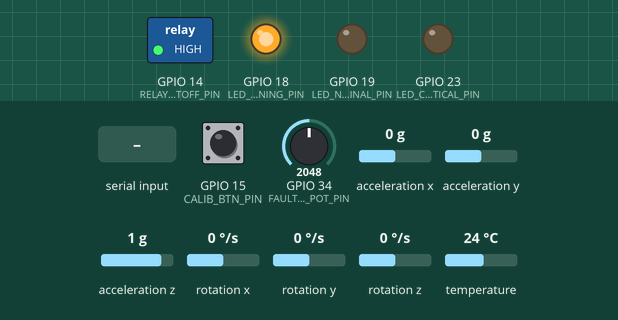
Simulated run of this sketch. Board: ESP32. Shown: switched loads named in the sketch (green lamp = pin HIGH), output pins drawn as LEDs (lit = HIGH). Dashed ring = blinking. The inputs (shaded band) are chosen by the test bench; at power-on: GPIO 34 (FAULT_SIM_POT_PIN) = 2048, acceleration x 0 g, GPIO 15 (CALIB_BTN_PIN) HIGH, acceleration y 0 g, acceleration z 1 g, rotation x 0 °/s, rotation y 0 °/s, rotation z 0 °/s, temperature 24 °C (analog values on the 0–4095 scale). What the sketch prints to the serial monitor is not drawn.

Above: at 1.4 s.
1.5 s: "CALIBRATE\n" received over Serial
At 3.7 s:
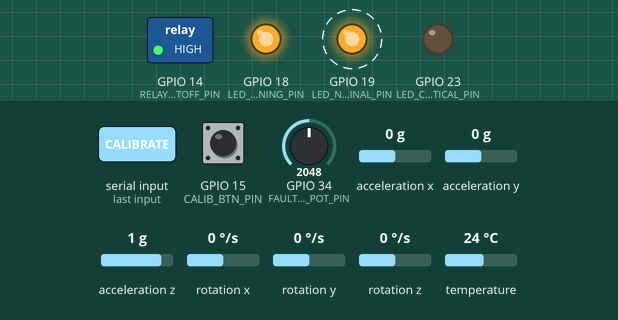
5.4 s: GPIO 34 (FAULT_SIM_POT_PIN) set to 2866
9.3 s: acceleration x set to -0.8 g
11.9 s: acceleration x set to -1.1 g
At 14.5 s:
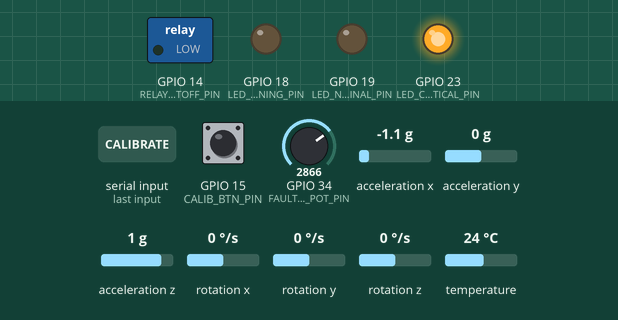
15.0 s: GPIO 15 (CALIB_BTN_PIN) pulled LOW for 0.15 s
At 15.5 s:
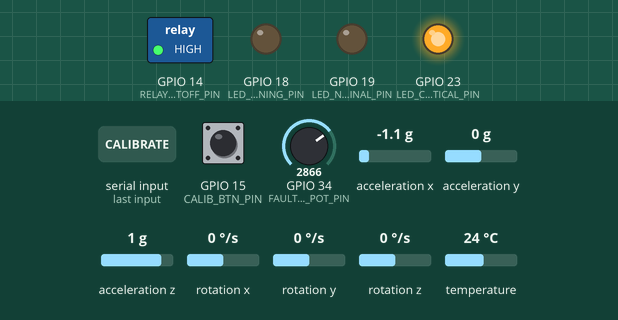
18.5 s: "RESET\n" received over Serial
At 23.23 s:
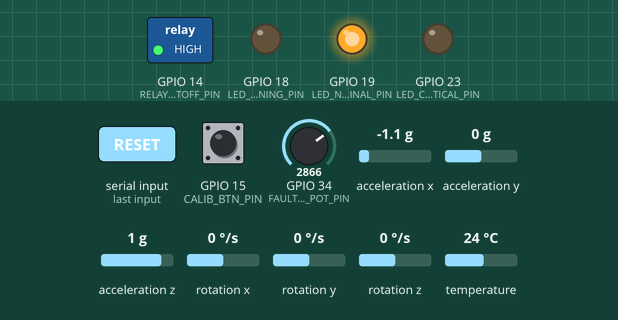
Timing chart, 0 to 23.4 s (numbered marks = the images above; inputs shaded):
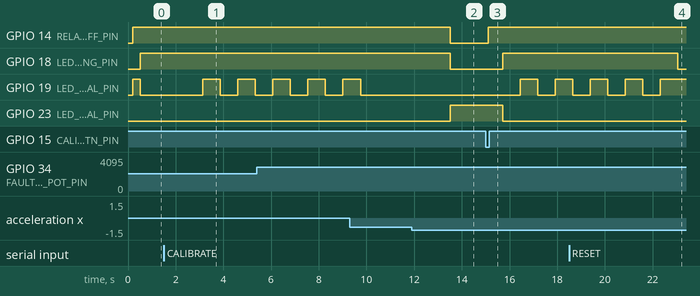

Measured:
- the behaviour switches between -0.9 and -1 g on acceleration x (found by bisection; images 1 and 2)
- after the input at 1.5 s, GPIO 19 (LED_NOMINAL_PIN): alternates HIGH for 0.73 s and LOW for 0.73 s, starting after 1.6 s
- after the input at 11.9 s, GPIO 14 (RELAY_CUTOFF_PIN), GPIO 18 (LED_WARNING_PIN): HIGH → LOW after 1.6 s; GPIO 23 (LED_CRITICAL_PIN): LOW → HIGH after 1.6 s
- after the input at 15.0 s, GPIO 14 (RELAY_CUTOFF_PIN): LOW → HIGH after 0.12 s; GPIO 18 (LED_WARNING_PIN): LOW → HIGH after 0.71 s; GPIO 19 (LED_NOMINAL_PIN): LOW → HIGH after 1.4 s, → LOW 0.73 s later, → HIGH 0.73 s later; GPIO 23 (LED_CRITICAL_PIN): HIGH → LOW after 0.71 s

The sketch:

ml_motor_anomaly_detector.ino
```cpp
/**
 * @file ml_motor_anomaly_detector.ino
 * @brief Project 14: Unsupervised Motor Predictive Maintenance & Anomaly Detector
 *        (8 -> 3 -> 8 Symmetric Autoencoder + K-Means Clustering + On-Device Calibration)
 *
 * Target Hardware: ESP32
 * Sensors & Inputs:
 *   - 3-Axis MEMS Accelerometer (MPU6050 / ADXL345 on I2C 0x68/0x53) sampled at 200 Hz
 *   - Fault / Vibration Load Simulator Potentiometer (GPIO 34) for interactive Wokwi testing
 *   - On-Device Self-Learning Calibration Button (GPIO 15) / Serial Command `CALIBRATE`
 * Actuators:
 *   - Protective Motor Cutoff Relay (GPIO 14 — trips OFF automatically on severe anomaly)
 *   - Status LEDs: Green Nominal (GPIO 19), Yellow Warning (GPIO 18), Red Critical Trip (GPIO 23)
 *
 * Predictive Maintenance Capabilities:
 *   - Extracts an 8-dimensional time/frequency vibration signature every 128 samples (640 ms)
 *   - Computes Autoencoder Reconstruction Error (MSE) + K-Means Centroid assignment
 *   - Interactive On-Device Calibration (`CALIBRATE`) learns the baseline vibration signature of
 *     any fan, pump, or compressor over 10 windows without retraining in Python!
 */

#include <Arduino.h>
#include <Wire.h>
#include <Adafruit_MPU6050.h>
#include <Adafruit_Sensor.h>
#include "motor_autoencoder.h"

// ============================================================================
// Hardware Pin Definitions & Sampling Constants
// ============================================================================
#define I2C_SDA_PIN            21
#define I2C_SCL_PIN            22

#define FAULT_SIM_POT_PIN      34   // Wokwi dial to sweep through Nominal -> Imbalance -> Bearing -> Loose Bolt
#define CALIB_BTN_PIN          15   // Pushbutton to trigger On-Device Self-Learning Calibration

#define RELAY_CUTOFF_PIN       14   // Protective motor power relay (HIGH = Motor Running, LOW = Tripped)
#define LED_NOMINAL_PIN        19
#define LED_WARNING_PIN        18
#define LED_CRITICAL_PIN       23

#define VIB_WINDOW_SAMPLES     128
#define VIB_SAMPLE_RATE_HZ     200
#define CALIBRATION_WINDOWS    10   // Number of 128-sample windows collected during CALIBRATE
#define TRIP_CONSECUTIVE_LIMIT 2    // Consecutive severe windows before latching relay cutoff

#define GRAVITY_MSS            9.80665f

// ============================================================================
// Global State & Instances
// ============================================================================
Adafruit_MPU6050 mpu;
MotorAnomalyEngine anomalyEngine;

bool hasImu = false;
bool isCalibrating = false;
uint8_t calibWindowsRemaining = 0;

bool relayTripped = false;
uint8_t consecutiveSevereCount = 0;
uint32_t frameCounter = 0;

// Forced fault mode via Serial ('NORMAL', 'IMBALANCE', 'BEARING', 'LOOSE', 'AUTO')
int8_t serialFaultOverride = -1; // -1 = use potentiometer + physical IMU

// ============================================================================
// High-Rate 3-Axis Vibration Capture & Feature Extraction
// ============================================================================

/**
 * @brief Acquire 128 samples of 3-axis vibration at 200 Hz and compute the 8-element feature vector:
 *        [RMS_x, RMS_y, RMS_z, PeakToPeak, CrestFactor, KurtosisProxy, HFRatio, RadialVerticalRatio]
 */
void captureAndExtractVibrationFeatures(float features[MOTOR_FEAT_DIM]) {
    int potRaw = analogRead(FAULT_SIM_POT_PIN);
    float dialNorm = static_cast<float>(potRaw) / 4095.0f;

    // Determine active synthetic fault regime if overridden or rotated in Wokwi
    uint8_t simRegime = MOTOR_NOMINAL_HEALTHY;
    if (serialFaultOverride >= 0) {
        simRegime = static_cast<uint8_t>(serialFaultOverride);
    } else if (dialNorm < 0.28f) {
        simRegime = MOTOR_NOMINAL_HEALTHY;
    } else if (dialNorm < 0.55f) {
        simRegime = MOTOR_SHAFT_IMBALANCE_1X;
    } else if (dialNorm < 0.80f) {
        simRegime = MOTOR_BEARING_WEAR_SPALLING;
    } else {
        simRegime = MOTOR_LOOSE_MOUNTING_SEVERE;
    }

    float sumX2 = 0.0f, sumY2 = 0.0f, sumZ2 = 0.0f;
    float sumMag2 = 0.0f, sumMag4 = 0.0f;
    float minMag = 100.0f, maxMag = 0.0f;
    float sumHfDiff2 = 0.0f;
    float prevMag = 0.0f;

    for (uint16_t i = 0; i < VIB_WINDOW_SAMPLES; i++) {
        float t = static_cast<float>(i) / static_cast<float>(VIB_SAMPLE_RATE_HZ);
        float ax = 0.0f, ay = 0.0f, az = 0.0f;

        if (hasImu) {
            sensors_event_t a, g, temp;
            mpu.getEvent(&a, &g, &temp);
            ax = a.acceleration.x / GRAVITY_MSS;
            ay = a.acceleration.y / GRAVITY_MSS;
            az = (a.acceleration.z / GRAVITY_MSS) - 1.0f;
        }

        // Superimpose physically accurate rotating-machinery rotational harmonics (30 Hz = 1800 RPM synchronous speed)
        float omega1X = 2.0f * PI * 30.0f * t;
        float omegaBF = 2.0f * PI * 85.0f * t; // Ball-pass outer race (BPFO) bearing frequency

        if (simRegime == MOTOR_NOMINAL_HEALTHY) {
            ax += 0.165f * sinf(omega1X);
            ay += 0.165f * cosf(omega1X);
            az += 0.195f * sinf(omega1X + 0.4f);
        } else if (simRegime == MOTOR_SHAFT_IMBALANCE_1X) {
            // Unbalanced rotor mass produces dominant 1X radial centrifugal force (ax, ay >> az)
            ax += 0.56f * sinf(omega1X);
            ay += 0.55f * cosf(omega1X);
            az += 0.24f * sinf(omega1X);
        } else if (simRegime == MOTOR_BEARING_WEAR_SPALLING) {
            // Bearing raceway spalling produces high-frequency repetitive micro-impacts (high Crest & Kurtosis)
            ax += 0.24f * sinf(omega1X) + 0.18f * sinf(omegaBF);
            ay += 0.24f * cosf(omega1X) + 0.18f * cosf(omegaBF);
            az += 0.26f * sinf(omega1X);
            if (i % 16 == 0) {
                ax += 0.95f;
                ay += 0.85f;
                az += 1.05f;
            }
        } else if (simRegime == MOTOR_LOOSE_MOUNTING_SEVERE) {
            // Structural looseness causes violent sub-harmonic/2X vertical Z-axis slamming
            ax += 0.45f * sinf(omega1X);
            ay += 0.44f * cosf(omega1X);
            az += 0.98f * sinf(2.0f * omega1X) + ((i % 12 == 0) ? 1.45f : -0.35f);
        }

        sumX2 += ax * ax;
        sumY2 += ay * ay;
        sumZ2 += az * az;

        float mag = sqrtf(ax * ax + ay * ay + az * az);
        float mag2 = mag * mag;
        sumMag2 += mag2;
        sumMag4 += mag2 * mag2;

        if (mag < minMag) minMag = mag;
        if (mag > maxMag) maxMag = mag;

        if (i > 0) {
            float diff = mag - prevMag;
            sumHfDiff2 += diff * diff;
        }
        prevMag = mag;
    }

    const float N = static_cast<float>(VIB_WINDOW_SAMPLES);
    float rmsX   = sqrtf(sumX2 / N);
    float rmsY   = sqrtf(sumY2 / N);
    float rmsZ   = sqrtf(sumZ2 / N);
    float rmsMag = sqrtf(sumMag2 / N) + 1e-5f;

    float peakToPeak  = maxMag - minMag;
    float crestFactor = maxMag / rmsMag;
    float kurtosis    = (sumMag4 / N) / ((sumMag2 / N) * (sumMag2 / N) + 1e-6f);
    float hfRatio     = constrain(sumHfDiff2 / (2.5f * sumMag2 + 1e-5f), 0.02f, 1.00f);
    float radialVert  = (rmsX + rmsY) / (2.0f * rmsZ + 1e-4f);

    features[0] = rmsX;
    features[1] = rmsY;
    features[2] = rmsZ;
    features[3] = peakToPeak;
    features[4] = crestFactor;
    features[5] = kurtosis;
    features[6] = hfRatio;
    features[7] = radialVert;
}

// ============================================================================
// Calibration, Relay Protection & Command Handling
// ============================================================================
void startOnDeviceCalibration() {
    isCalibrating = true;
    calibWindowsRemaining = CALIBRATION_WINDOWS;
    relayTripped = false;
    consecutiveSevereCount = 0;
    digitalWrite(RELAY_CUTOFF_PIN, HIGH);
    anomalyEngine.beginCalibration();

    Serial.println(F("\n[CALIBRATE] >>> Starting On-Device Self-Learning Calibration (10 windows)..."));
    Serial.println(F("[CALIBRATE] >>> Learning normal 8-D vibration manifold & K-Means Centroid 0..."));
}

void resetRelayTrip() {
    relayTripped = false;
    consecutiveSevereCount = 0;
    digitalWrite(RELAY_CUTOFF_PIN, HIGH);
    Serial.println(F("[PROTECTION] Motor Cutoff Relay RESET -> Motor power restored (GPIO 14 = HIGH)."));
}

void handleSerialInput() {
    if (!Serial.available()) return;
    String cmd = Serial.readStringUntil('\n');
    cmd.trim();
    cmd.toUpperCase();

    if (cmd == "CALIBRATE" || cmd == "CALIB") {
        startOnDeviceCalibration();
    } else if (cmd == "RESET") {
        resetRelayTrip();
    } else if (cmd == "NORMAL") {
        serialFaultOverride = MOTOR_NOMINAL_HEALTHY;
        Serial.println(F("[SIM] Injected regime: NOMINAL_HEALTHY"));
    } else if (cmd == "IMBALANCE") {
        serialFaultOverride = MOTOR_SHAFT_IMBALANCE_1X;
        Serial.println(F("[SIM] Injected regime: SHAFT_IMBALANCE_1X"));
    } else if (cmd == "BEARING") {
        serialFaultOverride = MOTOR_BEARING_WEAR_SPALLING;
        Serial.println(F("[SIM] Injected regime: BEARING_WEAR_SPALLING"));
    } else if (cmd == "LOOSE") {
        serialFaultOverride = MOTOR_LOOSE_MOUNTING_SEVERE;
        Serial.println(F("[SIM] Injected regime: LOOSE_MOUNTING_SEVERE"));
    } else if (cmd == "AUTO") {
        serialFaultOverride = -1;
        Serial.println(F("[SIM] Returned to Wokwi Potentiometer + Physical IMU control."));
    }
}

// ============================================================================
// Setup & Main Loop
// ============================================================================
void setup() {
    Serial.begin(115200);
    delay(200);

    pinMode(CALIB_BTN_PIN,    INPUT_PULLUP);
    pinMode(RELAY_CUTOFF_PIN, OUTPUT);
    pinMode(LED_NOMINAL_PIN,  OUTPUT);
    pinMode(LED_WARNING_PIN,  OUTPUT);
    pinMode(LED_CRITICAL_PIN, OUTPUT);

    digitalWrite(RELAY_CUTOFF_PIN, HIGH); // Motor energized initially
    digitalWrite(LED_NOMINAL_PIN,  HIGH);
    digitalWrite(LED_WARNING_PIN,  LOW);
    digitalWrite(LED_CRITICAL_PIN, LOW);

    analogReadResolution(12);
    Wire.begin(I2C_SDA_PIN, I2C_SCL_PIN);

    if (mpu.begin(0x68, &Wire)) {
        hasImu = true;
        mpu.setAccelerometerRange(MPU6050_RANGE_8_G);
        mpu.setFilterBandwidth(MPU6050_BAND_94_HZ);
        Serial.println(F("[INIT] 3-Axis Accelerometer initialized (+/-8g, 94 Hz bandwidth)."));
    } else {
        Serial.println(F("[INIT] Using Wokwi Rotating Machinery Harmonic Synthesizer + Fault Dial (GPIO 34)."));
    }

    Serial.println(F("===================================================================================="));
    Serial.println(F(" Project 14: Unsupervised Motor Anomaly Detector (Autoencoder 8->3->8 + K-Means)"));
    Serial.println(F(" Commands: 'CALIBRATE', 'RESET', 'NORMAL', 'IMBALANCE', 'BEARING', 'LOOSE', 'AUTO'"));
    Serial.println(F("===================================================================================="));
}

void loop() {
    handleSerialInput();

    if (digitalRead(CALIB_BTN_PIN) == LOW && !isCalibrating) {
        startOnDeviceCalibration();
        delay(300);
    }

    frameCounter++;
    float features[MOTOR_FEAT_DIM];
    captureAndExtractVibrationFeatures(features);

    // 1. Handle On-Device Calibration Mode
    if (isCalibrating) {
        anomalyEngine.accumulateCalibrationSample(features);
        calibWindowsRemaining--;

        digitalWrite(LED_NOMINAL_PIN,  (calibWindowsRemaining % 2 == 0) ? HIGH : LOW);
        digitalWrite(LED_WARNING_PIN,  HIGH);
        digitalWrite(LED_CRITICAL_PIN, LOW);

        Serial.printf(
            "[CALIB %2u/%2u] Learning Baseline -> RMS=[%.3f, %.3f, %.3f]g | P2P=%.2fg | Crest=%.2f | HF=%.2f\n",
            CALIBRATION_WINDOWS - calibWindowsRemaining,
            CALIBRATION_WINDOWS,
            anomalyEngine.baselineMean[0],
            anomalyEngine.baselineMean[1],
            anomalyEngine.baselineMean[2],
            anomalyEngine.baselineMean[3],
            anomalyEngine.baselineMean[4],
            anomalyEngine.baselineMean[6]
        );

        if (calibWindowsRemaining == 0) {
            isCalibrating = false;
            Serial.println(F("[CALIBRATE] >>> On-Device Calibration COMPLETE! Autoencoder & K-Means anchored.\n"));
        }
        delay(450);
        return;
    }

    // 2. Run Unsupervised Autoencoder + K-Means Inference
    float mseError = 0.0f;
    float clusterDist = 0.0f;
    uint32_t t0 = micros();
    uint8_t healthState = anomalyEngine.evaluate(features, &mseError, &clusterDist);
    uint32_t inferenceUs = micros() - t0;

    // 3. Evaluate Protective Relay Cutoff & Status LEDs
    if (healthState == MOTOR_LOOSE_MOUNTING_SEVERE || mseError >= anomalyEngine.mseCriticalThreshold) {
        consecutiveSevereCount++;
        if (consecutiveSevereCount >= TRIP_CONSECUTIVE_LIMIT && !relayTripped) {
            relayTripped = true;
            digitalWrite(RELAY_CUTOFF_PIN, LOW); // Cut power to protect motor bearings/shaft
            Serial.println(F("[CRITICAL ALARM] >>> MSE Exceeded Safety Limit! Protective Relay TRIPPED (GPIO 14 = LOW)!"));
        }
    } else {
        if (consecutiveSevereCount > 0) consecutiveSevereCount--;
    }

    if (relayTripped) {
        digitalWrite(LED_NOMINAL_PIN,  LOW);
        digitalWrite(LED_WARNING_PIN,  LOW);
        digitalWrite(LED_CRITICAL_PIN, HIGH);
    } else if (healthState == MOTOR_NOMINAL_HEALTHY) {
        digitalWrite(LED_NOMINAL_PIN,  HIGH);
        digitalWrite(LED_WARNING_PIN,  LOW);
        digitalWrite(LED_CRITICAL_PIN, LOW);
    } else if (healthState == MOTOR_SHAFT_IMBALANCE_1X || healthState == MOTOR_BEARING_WEAR_SPALLING) {
        digitalWrite(LED_NOMINAL_PIN,  LOW);
        digitalWrite(LED_WARNING_PIN,  HIGH);
        digitalWrite(LED_CRITICAL_PIN, LOW);
    } else {
        digitalWrite(LED_NOMINAL_PIN,  LOW);
        digitalWrite(LED_WARNING_PIN,  HIGH);
        digitalWrite(LED_CRITICAL_PIN, HIGH);
    }

    // 4. Emit Diagnostic Telemetry Line
    Serial.printf(
        "[#%04lu] RMS=[%.2f,%.2f,%.2f]g | Crest=%.2f | Kurt=%.2f | HF=%.2f | "
        "AE_MSE=%6.3f | KMeans_d=%.2f | State=%u (%-21s) | Relay=%s | %luus\n",
        frameCounter,
        features[0], features[1], features[2],
        features[4],
        features[5],
        features[6],
        mseError,
        clusterDist,
        healthState,
        MOTOR_STATE_NAMES[healthState],
        relayTripped ? "TRIPPED" : "CLOSED ",
        inferenceUs
    );

    delay(650);
}
```

Source omitted: motor_autoencoder.h (9739 bytes)
